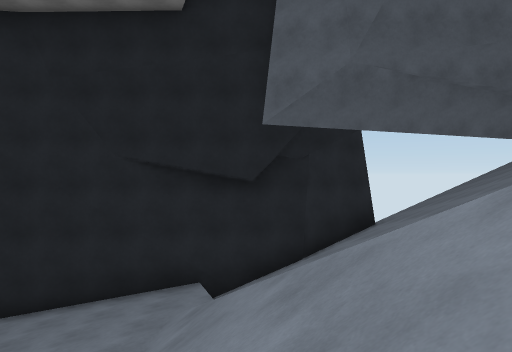
[1] (above)

18 first-person views from a walk through a Unity game level. The camera is 1.5 m above the floor, looks level and sees 70° across. The floor is counted in squares, 2 m on a side. Each view is taken from the middle of a square. On the plan, view 1 faces up. The plan holds only what a view shows up to about 11 squares ahead; the rest is blank. The place goes on beyond the plan. Some animated figures are not drawn.

[2]
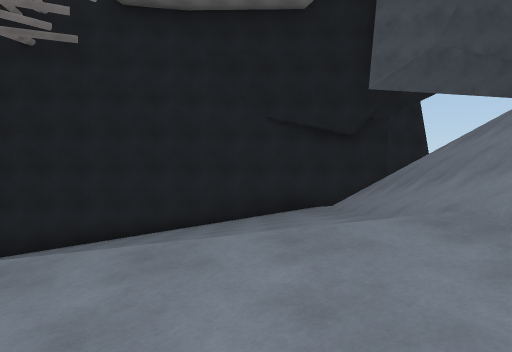

[3]
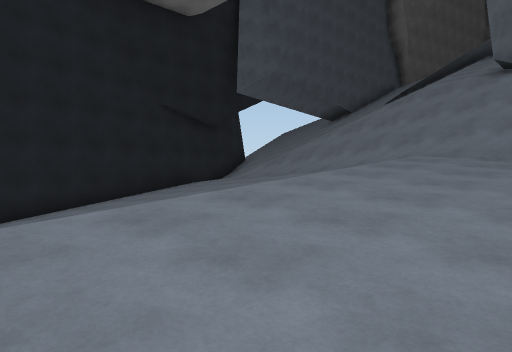

[4]
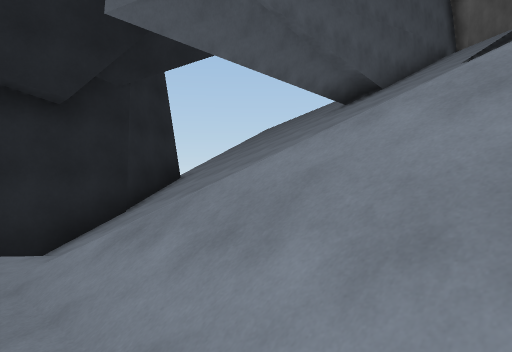

[5]
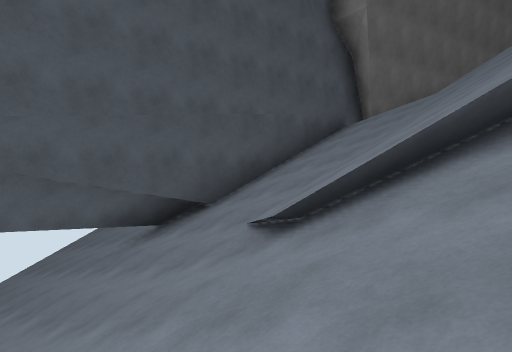

[6]
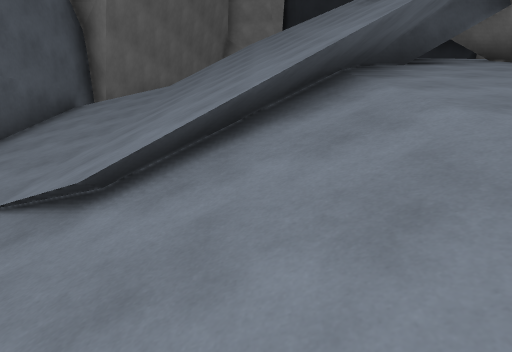

[7]
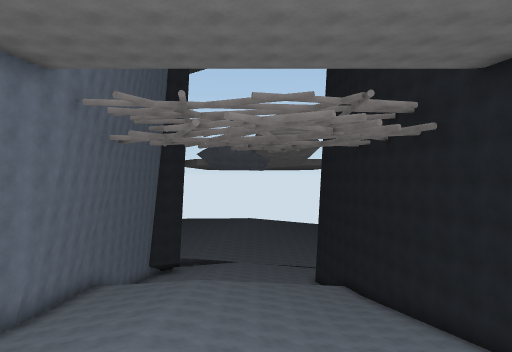

[8]
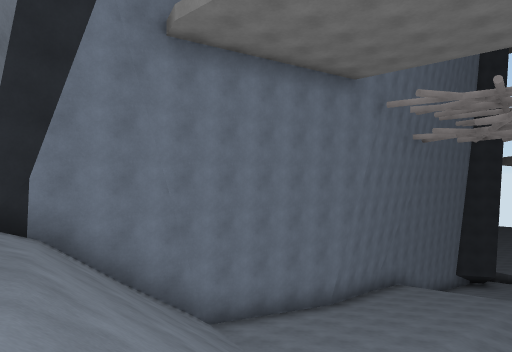

[9]
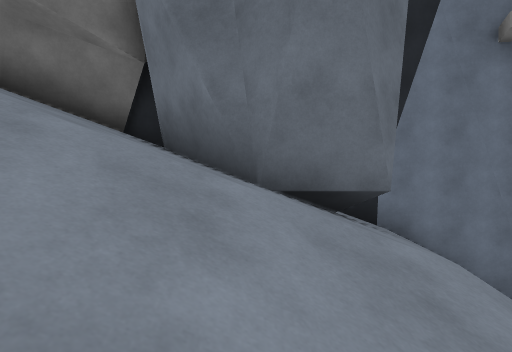

[10]
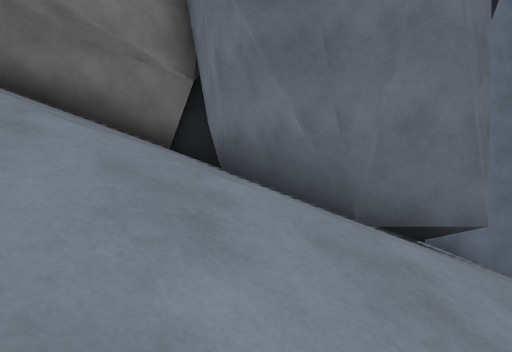

[11]
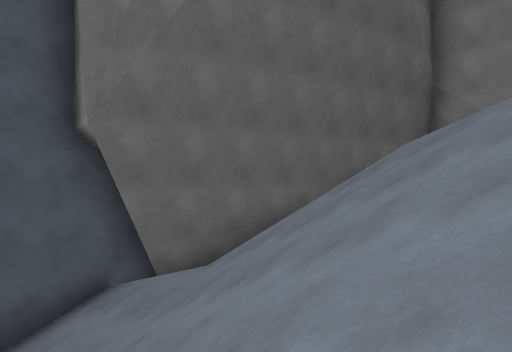

[12]
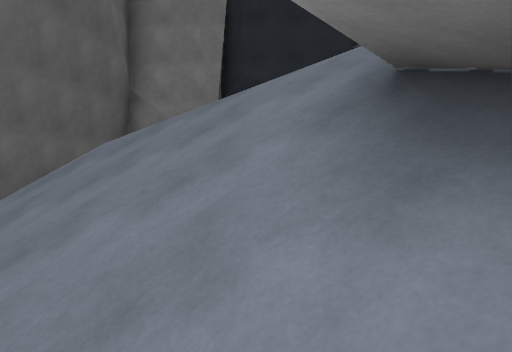

[13]
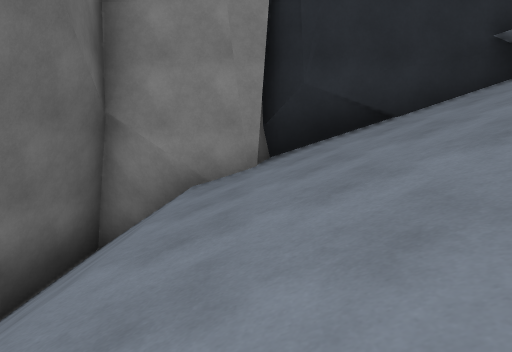

[14]
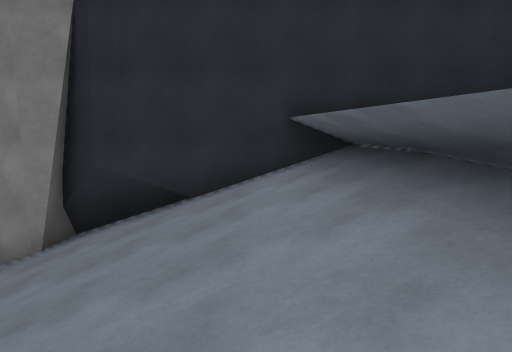

[15]
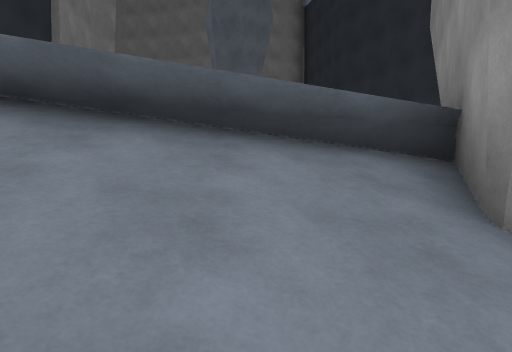

[16]
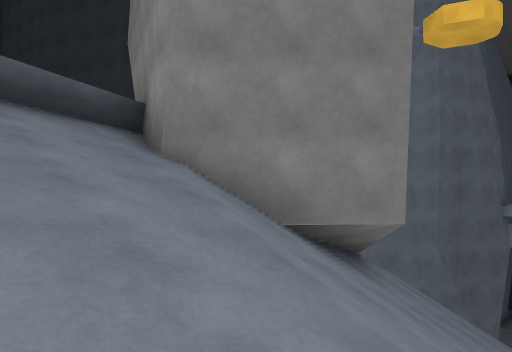

[17]
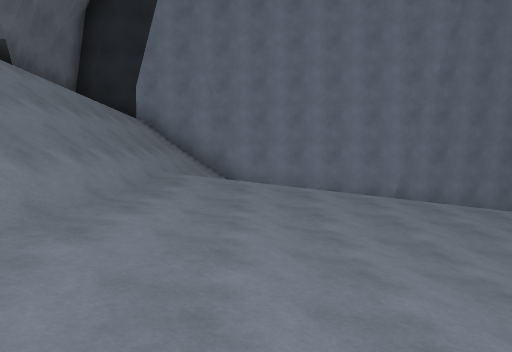

[18]
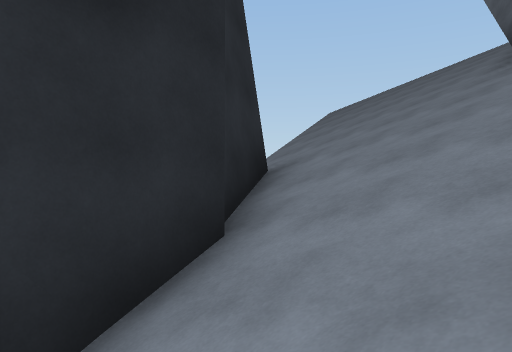

### Floor plan
Key: @ floor where view 1 was taken; # wall or solid block; . main floor; : floor 0.75 m higher than the main floor; - floor 0.75 m lower than the main floor; _ floor 1.5 m lower than the main floor; + floor 1.75 m higher than the main floor; / step, stairs or slope; = window, fence, low wall or low ledge; ^ raised ledge; v drop or lower ground.
Columns run from 9 left of view 1 to 19 right of it. Each row starts with its distance up from view 1.
 12                 ///
 11               //////
 10           ###///////
  9         ###/////////v
  8  ########////////////
  7 ##__--..///////#######
  6 ____--../////////////####
  5 ___--...////////////////##
  4 ___--...///////////////  //##
  3 __--....////////////////////#
  2 ---....:///////=////////////#
  1 -.....::///////////////////=#
  0 ....:::+/@/////////#////////#
 -1 -....::+///##//////##///////#
 -2 --....:////###/////=##//////#
 -3 --.....////###//// ###^^^^^^
 -4 ######.////# ##/###  ^^^^^^
 -5      #######  ###

Where each view was taken, in squares from view 1:
view 1: 0 up, 0 right, facing up
view 2: 3 down, 3 left, facing up
view 3: 3 down, 9 left, facing up-right
view 4: 2 up, 2 left, facing up-right
view 5: 1 up, 3 right, facing up-right
view 6: 2 up, 3 right, facing right
view 7: 2 up, 2 right, facing left
view 8: 2 up, 2 right, facing down-left
view 9: 3 up, 3 right, facing down
view 10: 3 up, 4 right, facing down
view 11: 0 up, 9 right, facing up-right
view 12: 0 up, 9 right, facing right
view 13: 1 up, 13 right, facing right
view 14: 2 down, 13 right, facing right
view 15: 0 up, 14 right, facing down
view 16: 2 up, 15 right, facing down-left
view 17: 6 up, 3 left, facing down
view 18: 6 up, 1 left, facing up-right
